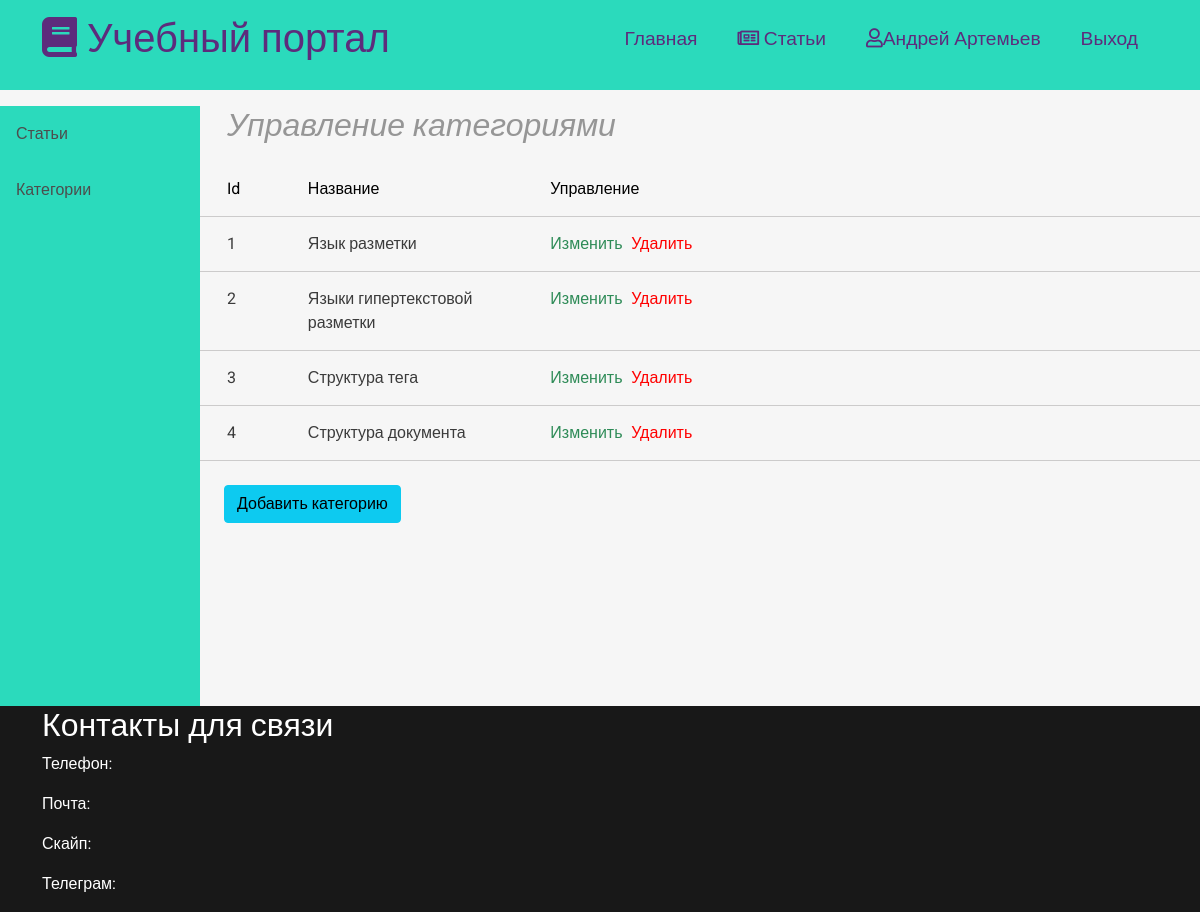
Screenshot of /admin/category/index.php (signed in) with the database file from the repository.
### tables this page shows
CREATE TABLE `category` (
  `id` int NOT NULL,
  `name` varchar(100) NOT NULL
);

### app/database/dbFunction.php (called while the page is built, shortened)
<?php
include_once 'connect.php';
function params($params){
    $query = '';
    return $query;
}
function BAseSelect($table, $params = [])
{
    $query = "SELECT * FROM  $table ";
    $query = $query.params($params);
    return $query;
}
function SelectAll($table, $params = [])
{
    global $link;
    $query = BAseSelect($table, $params);
    $result = mysqli_query($link, $query) or die(mysqli_error($link));
    $data = [];
    if ($result) {
        for ($data; $row = mysqli_fetch_assoc($result); $data[] = $row);
    }
    return $data;
}

### app/controllers/categori.php (called while the page is built, shortened)
<?php
 include_once $_SERVER['DOCUMENT_ROOT']."/StudentsSite/app/database/dbFunction.php";
$arrayCategories=SelectAll('category');

### admin/category/index.php (the view, shortened to what this page needs)
<?php include_once "../../app/controllers/categori.php"; ?>
<!DOCTYPE html>
<html>
<head>
    <?php include_once "../../app/includes/include.php"; ?>
    <link href="https://cdn.jsdelivr.net/npm/bootstrap@5.0.0-beta3/dist/css/bootstrap.min.css" rel="stylesheet">
    <link rel="stylesheet" href="https://use.fontawesome.com/releases/v5.7.1/css/all.css">
    <link rel="stylesheet" href="../../assets/css/admin.css">
</head>
<body>
    <?php include_once "../../app/includes/header.php" ?>
    <div class="container-fluid">
        <div class=" content row">
        <?php include "../sidebar.php" ?>
            <div class=" col-sm-12 col-md-10 col-lg-10 ">
                <h2 class="content-name"> Управление категориями </h2>
                <div class="row content-heading">
                    <div class=" col-md-1 col-sm-1 text-left ">Id</div>
                    <div class=" col-md-3 col-sm-4  text-left ">Название</div >
                    <div class="col-md-2 col-sm-2  text-left ">Управление</div>
                </div>
                <?php foreach($arrayCategories as $key => $value):?>
                <div class="row content-elem ">
                    <div class=" col-md-1 col-sm-1 text-left "><?php echo $key+1?></div>
                    <div class=" col-md-3 col-sm-4  text-left "><?php echo $value['name']?></div>
                    <div class="col-md-1 col-sm-1  text-left "><a  class ="change" href="edit.php?id=<?php echo $value['id']?>">Изменить</a></div>
                    <div class="col-md-1 col-sm-1  text-left "><a class ="del" href="delite.php?delite_id=<?php echo $value['id']?>">Удалить</a></div>
                </div>
                <?php endforeach?>
                <div class="row">
                    <div class="  p-4 "> <a class="btn btn-info"  href="create.php"> Добавить категорию</a></div>
                </div>
            </div>
        </div>
    </div>
    <?php include_once "../../app/includes/footer.php" ?>
</body>
</html>

### assets/css/style.css (style rules this page uses)
* { font-family: 'Roboto', sans-serif; }
body { background-color: #f6f6f6; }
a { text-decoration: none; color:inherit; }
.content h2.content-name { padding-bottom:10px; text-align: left; color: #969696; font-style: italic; padding-left: 15px; }

### assets/css/admin.css (style rules this page uses)
* { font-family: 'Roboto', sans-serif; }
.content { color:#3b3b3b; }
body { background-color: #f6f6f6; }
a { text-decoration: none; color:inherit; }
.content-name { color: #969696; text-align:center; }
.content-heading { padding: 15px; border-bottom:1px solid #cccbcb; text-align: left; color:black; }
.content-elem { padding: 15px; border-bottom:1px solid #cccbcb; text-align: left; }
a.del { color:red }
a.change { color:seagreen; }

### rows the page displays
category: name "Язык разметки"
category: name "Языки гипертекстовой разметки"
category: name "Структура тега"
category: name "Структура документа"

### other values shown
$_SESSION["firstName"] "Андрей"
$_SESSION["lastName"] "Артемьев"
